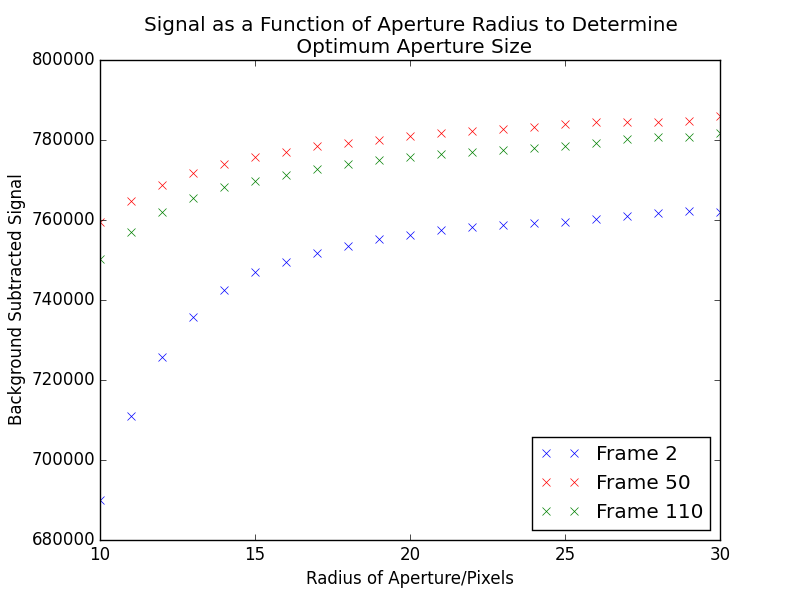

Recreate this plot in Python.
'''
Project: Exoplanetary Detection and Characterisation
Supervisor: Dr. Edward L Gomez

Author: Tomas James

Script: Aperture Determination for WASP-78 b
'''

from numpy import *
from matplotlib.pyplot import *

# Read in data
aperture = genfromtxt('aperture.txt', dtype = 'float')
aperture2 = genfromtxt('aperture2.txt', dtype = 'float')
aperture3 = genfromtxt('aperture3.txt', dtype = 'float')

# Populate arrays with values
signal = aperture[where(aperture==3)[0],6]
background = aperture[where(aperture==4)[0],6]
radius = aperture[where(aperture==3)[0],8]

signal2 = aperture2[where(aperture2==3)[0],6]
background2 = aperture2[where(aperture2==4)[0],6]
radius2 = aperture2[where(aperture2==3)[0],8]

signal3 = aperture3[where(aperture3==3)[0],6]
background3 = aperture3[where(aperture3==4)[0],6]
radius3 = aperture3[where(aperture3==3)[0],8]

# Determine measured flux
flux = zeros(len(signal))
flux2 = zeros(len(signal))
flux3 = zeros(len(signal))

for i in range(0, len(flux)):
    flux[i] = signal[i] - background[i]
    flux2[i] = signal2[i] - background2[i]
    flux3[i] = signal3[i] - background3[i]

# Plot Data
figure(1)
plot(radius, flux, 'bx', label='Frame 2')
plot(radius, flux2, 'rx', label = 'Frame 50')
plot(radius, flux3, 'gx', label = 'Frame 110')
xlabel('Radius of Aperture/Pixels')
ylabel('Background Subtracted Signal')
title('Signal as a Function of Aperture Radius to Determine \n Optimum Aperture Size')
legend(loc='best')
savefig('aperture.png')